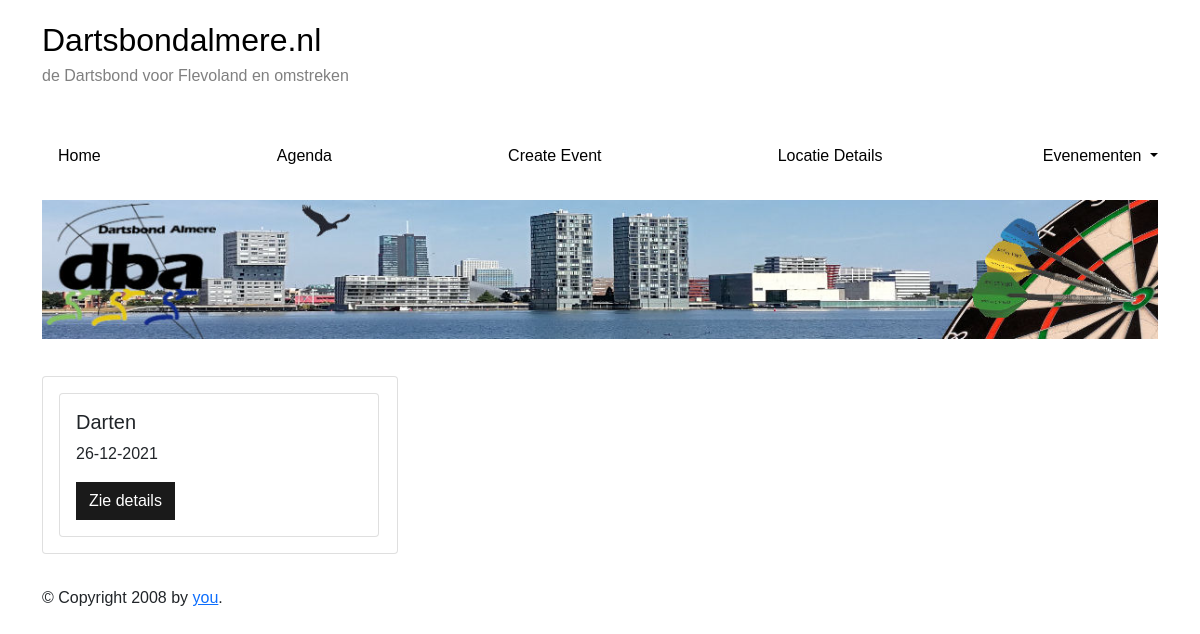
Before: /events with the older database file.
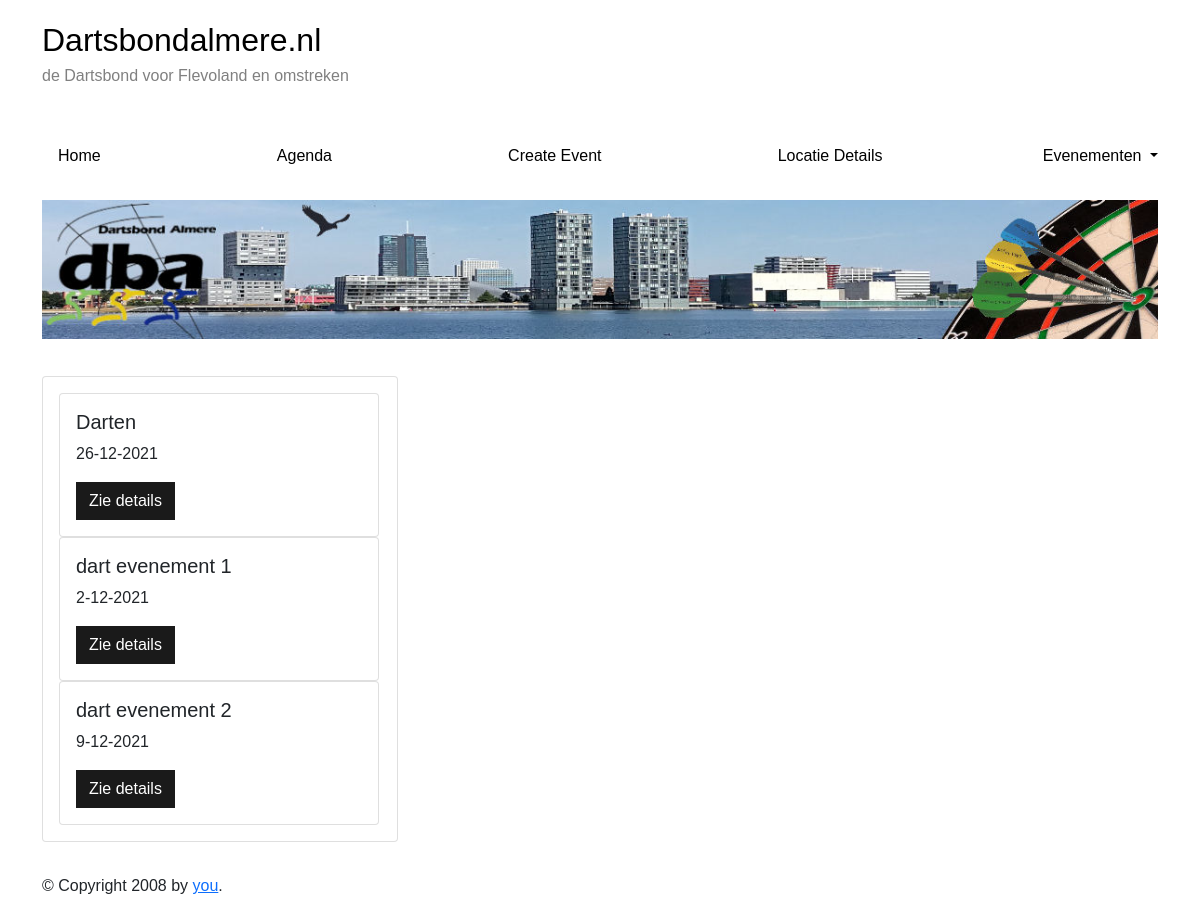
After: the same page with the newer database file.
### models/event_model.py (models this page shows, shortened)
class Event(db.Model):
    __tablename__ = "events"
    id = db.Column(db.Integer, primary_key=True)
    name = db.Column(db.String(80), unique=False, nullable=False)
    date = db.Column(db.Text, unique=False, nullable=False)
    time = db.Column(db.Text, unique=False, nullable=False)
    desc = db.Column(db.String(248), unique=False, nullable=True)
    age = db.Column(db.Integer, unique=False, nullable=False)
    locationID = db.Column(db.Integer, db.ForeignKey('location.id'), nullable=False)
    user = db.relationship('Location', backref=db.backref('events_agenda'), lazy=True)
    def json(self):
        return {
            "id": self.id,
            "name": self.name,
            "date": self.date,
            "time": self.time,
            "desc": self.desc,
            "age": self.age,
        }

### routes/routing.py (the view)
@app.route("/events")
def event():
    eventsAPI = RestEvents()
    events = eventsAPI.getallevents()
    return render_template("/event/event_page.html.jinja", events=events)

### controller/event_api_controller.py (called while the page is built)
    def getallevents(self):
        events = Event.query.all()
        if events:
            for event in events:
                event = event.json()
            return events
        else:
            return {
                "Note": "Did not find resource(s)",
                "Status": "404",
                "Resource": None,
            }, 404

### templates/event/event_page.html.jinja (shortened to what this page needs)
 {% extends "layout/widgetless.html.jinja" %}
{% block content %}
<div class="row">
  <div class="col-sm-6">
    <div class="card">
      <div class="card-body">
        <div>
          <section class="widgets">
        {%for event in events %}
          <div class="col-sm-6">
            <div class="card">
              <div class="card-body">
                <h5 class="card-title">{{event.name}}  </h5>
                <p class="card-text">  {{event.date}} </p>
                <a href= "/events/location/detail/{{event.id}}" class="btn btn--dark">Zie details</a>
              </div>
            </div>
          </div>
          {%endfor%}
          </section>
        </div>
      </div>
    </div>
  </div>
</div>
{% endblock %}

### templates/layout/widgetless.html.jinja (shortened to what this page needs)
<!DOCTYPE html>
<html lang="en">
  <head>
    {% block head %}
    <link
      href="https://cdn.jsdelivr.net/npm/bootstrap@5.0.2/dist/css/bootstrap.min.css"
      rel="stylesheet"
    />
    <link rel="stylesheet" href="/static/styles/style.css" />
    {% endblock %}
  </head>
  <body>
    <div class="container">
      <div class="row">
        <header>
          <div class="logo" style="padding-top: 1em">
            <a class="title" href="#"> Dartsbondalmere.nl </a>
            <div class="sub_title">
              de Dartsbond voor Flevoland en omstreken
            </div>
          </div>
         {% include 'layout/nav.html.jinja' %}
          <div class="img_cont">
            <img class="banner" src="/static/img/banner.jpg" />
          </div>
        </header>
      </div>
    </div>
    <div class="container">
      <div class="row">
        <div class="col-md-8">
          <div id="content">{% block content %}{% endblock %}</div>
        </div>
        <div class="col-md-4 overflow-hidden">
        </div>
      </div>
    </div>
    <div class="container" style="padding-top: 2em">
      <div id="footer">
        {% block footer %} &copy; Copyright 2008 by
        <a href="http://domain.invalid/">you</a>. {% endblock %}
      </div>
    </div>
  </body>
</html>

### templates/layout/nav.html.jinja (shortened to what this page needs)
<nav>
  <ul class="nav_menu">
    <li>
      <a class="nav_item" href="{{ url_for('index') }}">Home</a>
    </li>
    <li>
      <a class="nav_item" href="{{ url_for('agenda') }}">Agenda</a>
    </li>
    <li>
      <a class="nav_item" href="{{ url_for('event_create') }}">Create Event</a>
    </li>
    <li>
      <a class="nav_item" href="{{url_for('location_detail', id=1)}}"
        >Locatie Details</a
      >
    </li>
    <li class="nav-item dropdown dropdown_item">
      <a
        class="nav-link dropdown-toggle dropdown_link"
        href="{{ url_for('event') }}"
        id="navbarDropdown"
        role="button"
        data-bs-toggle="dropdown"
        aria-expanded="false"
        style="padding: 0"
      >
        Evenementen
      </a>
    </li>
  </ul>
</nav>

### static/styles/style.css (style rules this page uses)
:root { --red-color: rgb(255, 6, 6); }
* { box-sizing: border-box; }
ul { list-style-type: none; }
body { font-family: Verdana, sans-serif; }
.logo { padding-bottom: 5%; }
.title { color: black; text-decoration: none; font-size: 2em; }
.sub_title { color: grey; }
.nav_menu { padding: 0px; display: flex; justify-content: space-between; }
.nav_item, .nav-link { padding: 1em; text-decoration: none; color: black; }
.img_cont { display: flex; justify-content: center; width: 100%; padding-top: 1em; }
.banner { width: 100%; }
#content { padding-top: 5%; }
.widgets { width: 40em; }
.btn { border-radius: 0%; }
.btn--dark { background-color: #1a1a1a; color: white; }

Changed rows visible on the page:
added Event: name "dart evenement 1", date "2-12-2021"
added Event: name "dart evenement 2", date "9-12-2021"
